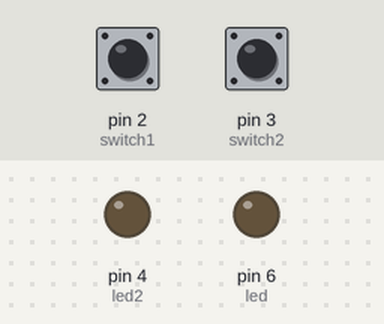
This sketch was run on a simulated Arduino Uno, built with avr-gcc and run on an emulated ATmega328P. On the bench: output pins drawn as LEDs (lit = HIGH). Inputs (shaded band) come from the test bench; at power-on: pin 2 (switch1) HIGH, pin 3 (switch2) HIGH.

Above: at 1.2 s.
1.3 s: pin 2 (switch1) pulled LOW for 0.15 s
At 2.5 s:
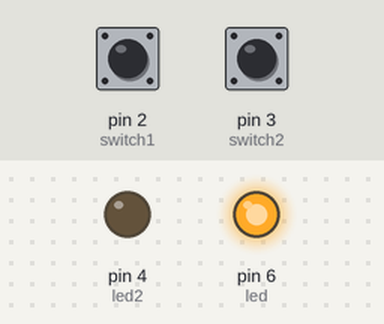
2.9 s: pin 3 (switch2) pulled LOW for 0.15 s
At 3.9 s:
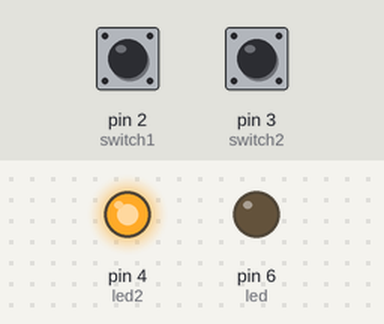
4.5 s: pin 2 (switch1) pulled LOW for 1 s
At 5.2 s:
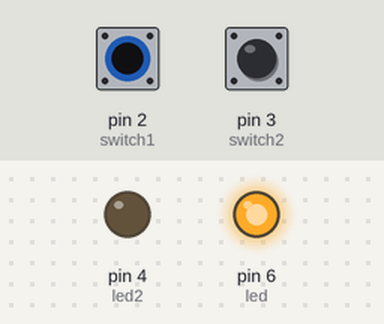
7.0 s: pin 3 (switch2) pulled LOW for 1 s
At 8.3 s:
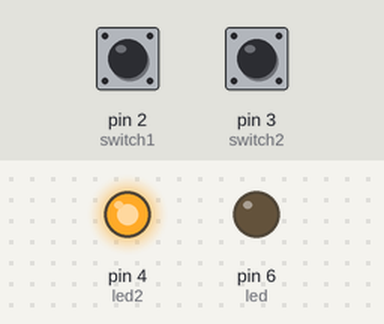
9.5 s: pin 2 (switch1) driven LOW and pin 3 (switch2) driven LOW
At 10.0 s:
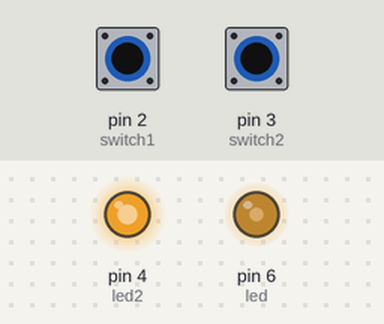
11.0 s: pin 2 (switch1) driven HIGH
At 12.3 s:
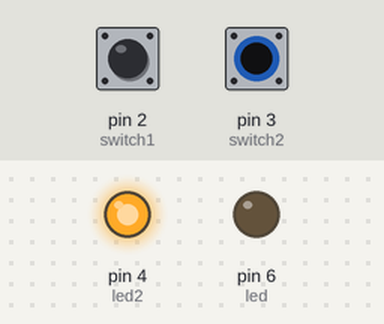
Timing chart, 0 to 13.5 s (numbered marks = the images above; inputs shaded):
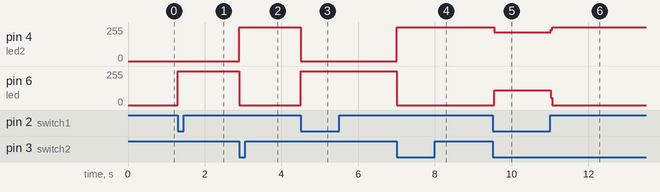

Measured:
- after the input at 1.3 s, pin 6 (led): 0/255 → 255/255 at once
- after the input at 2.9 s, pin 4 (led2): 0/255 → 255/255 at once; pin 6 (led): 255/255 → 0/255 at once
- after the input at 4.5 s, pin 4 (led2): 255/255 → 0/255 at once; pin 6 (led): 0/255 → 255/255 at once
- after the input at 7.0 s, pin 4 (led2): 0/255 → 255/255 at once; pin 6 (led): 255/255 → 0/255 at once
- after the input at 9.5 s, pin 4 (led2): 255/255 → 217/255 at once; pin 6 (led): 0/255 → 112/255 at once
- after the input at 11.0 s, pin 4 (led2): 217/255 → 255/255 at once; pin 6 (led): 112/255 → 0/255 at once

The sketch:

test.ino
```cpp
int led = 6;
int led2 = 4;
int switch1 = 2;
int switch2 = 3;
int buttonState;
int buttonState2;
void setup() {
  //Serial.begin(9600);
  pinMode(led,OUTPUT); //pin als output
  pinMode(led2,OUTPUT);
  pinMode(switch1, INPUT);
  pinMode(switch2, INPUT);
}

void loop() {
  buttonState = digitalRead(switch1);
  buttonState2 = digitalRead(switch2);

 if (buttonState == LOW)
 {
  digitalWrite(led, HIGH);
  digitalWrite(led2 ,LOW);
 }

 if (buttonState2 == LOW)
 {
  digitalWrite(led2, HIGH);
  digitalWrite(led, LOW);
 }

}
```
